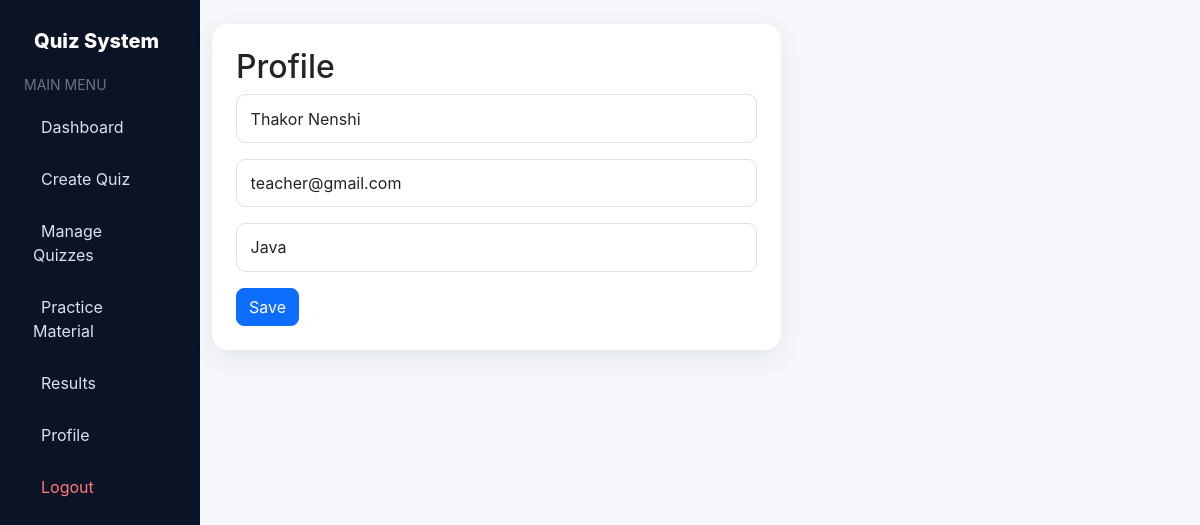
Screenshot of /profile.php (signed in) with the database file from the repository.
### tables this page shows
CREATE TABLE IF NOT EXISTS teacher (
    id INT AUTO_INCREMENT PRIMARY KEY,
    name VARCHAR(100) NOT NULL,
    email VARCHAR(150) NOT NULL UNIQUE,
    password VARCHAR(255) NOT NULL,
    subject VARCHAR(100) DEFAULT ''
);

### db.php (called while the page is built, shortened)
<?php
function e($v) {
    return htmlspecialchars((string)$v, ENT_QUOTES, "UTF-8");
}
function current_id() {
    return (int)($_SESSION["user_id"] ?? 0);
}
?>

### profile.php (the view)
<?php require_once "../db.php";require_role("Teacher");$uid=current_id();$st=$conn->prepare("SELECT * FROM teacher WHERE id=?");$st->bind_param("i",$uid);$st->execute();$u=$st->get_result()->fetch_assoc();if($_SERVER["REQUEST_METHOD"]==="POST"){$name=trim($_POST["name"]);$subject=trim($_POST["subject"]);$x=$conn->prepare("UPDATE teacher SET name=?,subject=? WHERE id=?");$x->bind_param("ssi",$name,$subject,$uid);$x->execute();$_SESSION["user_name"]=$name;$u["name"]=$name;$u["subject"]=$subject;}?>
<!doctype html><html><head><meta charset="utf-8"><meta name="viewport" content="width=device-width,initial-scale=1"><title>Teacher Profile</title><link href="https://cdn.jsdelivr.net/npm/bootstrap@5.3.3/dist/css/bootstrap.min.css" rel="stylesheet"><link href="../assets/style.css" rel="stylesheet"></head><body><div class="container-fluid"><div class="row"><div class="col-lg-2 p-0"><?php include "../partials/teacher_sidebar.php";?></div><main class="col-lg-10"><div class="py-4"><div class="card panel-card col-xl-7"><div class="card-body p-4"><h2>Profile</h2><form method="post"><input name="name" value="<?=e($u["name"])?>" class="form-control mb-3"><input value="<?=e($u["email"])?>" class="form-control mb-3" readonly><input name="subject" value="<?=e($u["subject"])?>" class="form-control mb-3"><button class="btn btn-primary">Save</button></form></div></div></div></main></div></div></body></html>

### style.css (style rules this page uses)
* { box-sizing:border-box }
body { font-family:Inter,system-ui,-apple-system,BlinkMacSystemFont,"Segoe UI",sans-serif;background:#f5f7fb;color:#172033 }
.stat-card,.panel-card,.feature-card { border:0;border-radius:16px;box-shadow:0 8px 25px rgba(18,32,56,.08) }
.form-control,.form-select { border-radius:9px;padding:.7rem .85rem }
.btn { border-radius:8px }

### rows the page displays
teacher: name "Thakor Nenshi", email "teacher@gmail.com", subject "Java"
